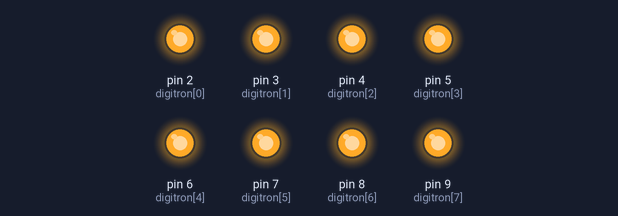
The sketch below on a simulated Arduino Uno, built with avr-gcc and run on an emulated ATmega328P. Shown: output pins drawn as LEDs (lit = HIGH).

Above: at 0.2 s.
At 1.2 s:
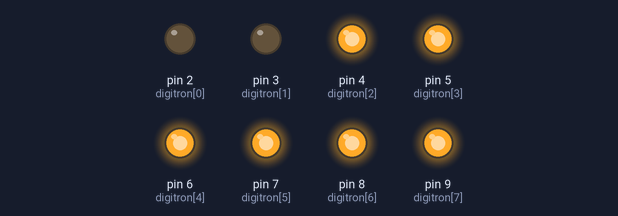
At 1.7 s:
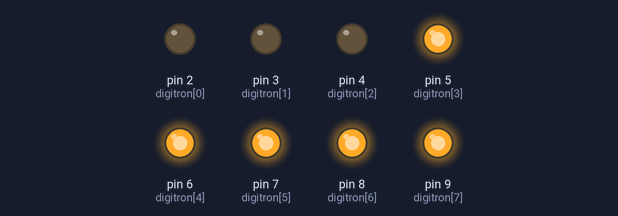
At 2.7 s:
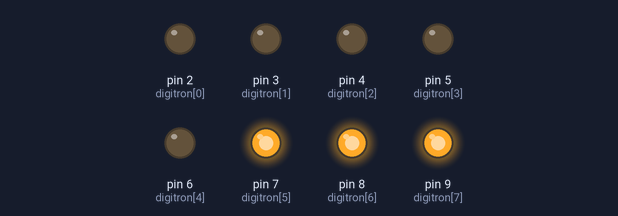
At 3.7 s:
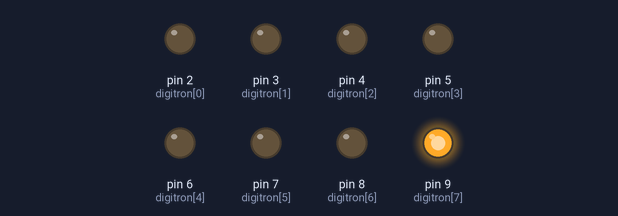
At 5.2 s:
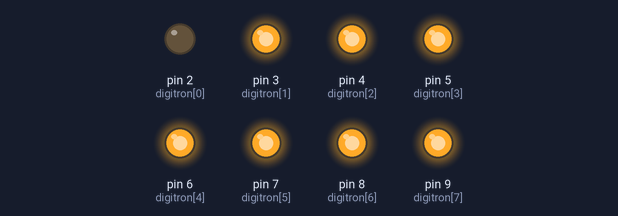
Timing chart, 0 to 5.9 s (numbered marks = the images above):
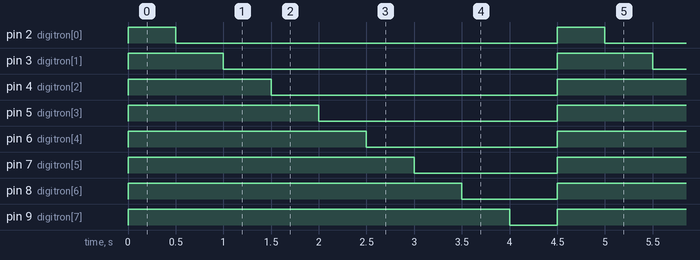

Measured:
- by itself, pin 2 (digitron[0]): alternates HIGH for 0.50 s and LOW for 4.0 s
- by itself, pin 3 (digitron[1]): alternates HIGH for 1.0 s and LOW for 3.5 s
- by itself, pin 4 (digitron[2]): alternates HIGH for 1.5 s and LOW for 3.0 s
- by itself, pin 5 (digitron[3]): alternates HIGH for 2.0 s and LOW for 2.5 s
- by itself, pin 6 (digitron[4]): alternates HIGH for 2.5 s and LOW for 2.0 s
- by itself, pin 7 (digitron[5]): alternates HIGH for 3.0 s and LOW for 1.5 s
- by itself, pin 8 (digitron[6]): alternates HIGH for 3.5 s and LOW for 1.0 s
- by itself, pin 9 (digitron[7]): alternates HIGH for 4.0 s and LOW for 0.50 s

The sketch:

dot_array.ino
```cpp
int digitron[8]={2,3,4,5,6,7,8,9};

void DTprint(byte num)  {
  int i;
  for(i=0;i<8;i++){
    digitalWrite(digitron[7-i],num%2);
    num/=2;
  }
}

void setup() {
  int i;
  for(i=2;i<10;i++)
    pinMode(i,OUTPUT);
}

void loop() {
  byte r=0x80,p=0xff;
  int i,j;
  for(i=0;i<9;i++){
    DTprint(p);
    p-=r;
    r=(r>>1);
    delay(500);
  }
}
```
